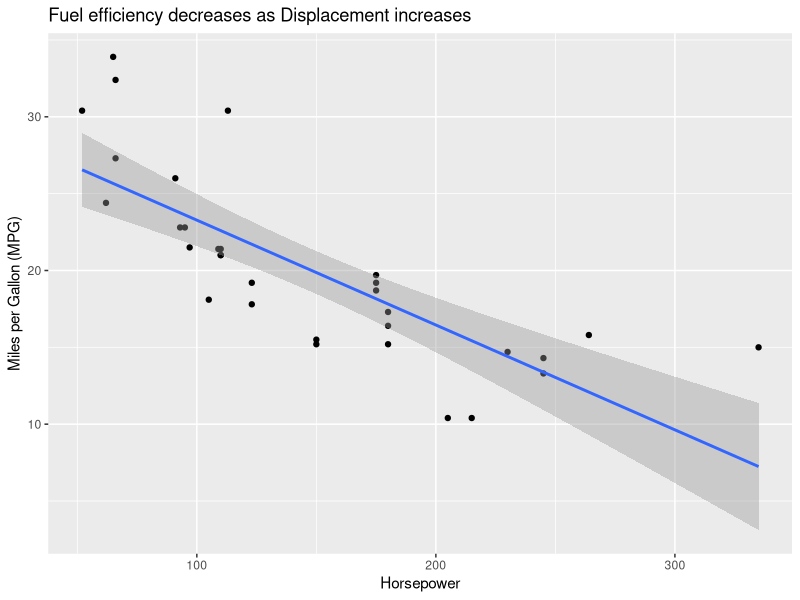
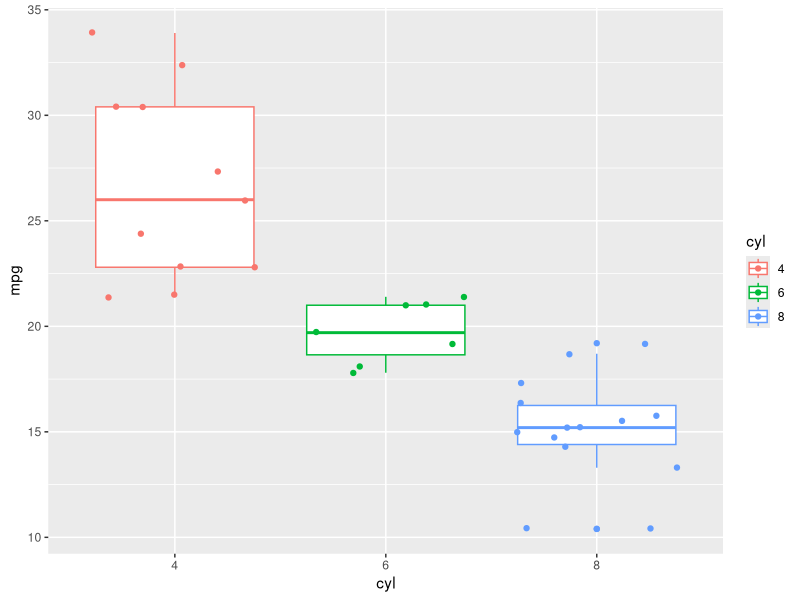

Recreate these plots in R, in order.
# From RStudio webinar, a gentle introduction to tidy statistics
# https://www.rstudio.com/resources/webinars/a-gentle-introduction-to-tidy-statistics-in-r/


# Math

3 + 3

# Base R Functions + Objects

x <- 3 + 5

y <- c(1, 2, 3, 4, 5)

seq(0, 10, by=2)

# Custom Functions

add_pi <- function(x){
  x + 3.14
}

add_pi(3)

# libraries + functions

library(ggplot2)

ggplot(mtcars, aes(x=hp, y=mpg)) +
  geom_point() +
  geom_smooth(method = lm, se=TRUE) + 
  labs(x='Horsepower', 
       y='Miles per Gallon (MPG)', 
       title='Fuel efficiency decreases as Displacement increases')


# Tidyverse

library(tidyverse)

# dplyr + tidyr - data cleaning and transformation
# ggplot - plots

# the %>% (aka the "pipe") function

sqrt(2)
sqrt(exp(sqrt(2)))

2 %>% 
  sqrt %>%
  exp %>%
  sqrt


df_cars <- as_tibble(mtcars)

small_df <- df_cars %>%
  mutate(cyl = factor(cyl)) %>%
  select(mpg, cyl, disp, hp)

# small_df <- select(mutate(df_cars, cyl=factor(cyl)), mpg, cyl, disp, hp)


small_df %>% 
  ggplot(aes(x=cyl, y= mpg, color=cyl)) +
  geom_boxplot() + 
  geom_jitter()

View(small_df)

rm(list=ls())
